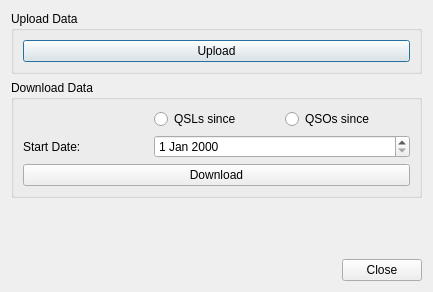
<?xml version="1.0" encoding="UTF-8"?>
<ui version="4.0">
 <class>LotwDialog</class>
 <widget class="QDialog" name="LotwDialog">
  <property name="geometry">
   <rect>
    <x>0</x>
    <y>0</y>
    <width>433</width>
    <height>292</height>
   </rect>
  </property>
  <property name="windowTitle">
   <string>Dialog</string>
  </property>
  <layout class="QVBoxLayout" name="verticalLayout">
   <item>
    <widget class="QGroupBox" name="groupBox_2">
     <property name="title">
      <string>Upload Data</string>
     </property>
     <layout class="QGridLayout" name="gridLayout">
      <item row="0" column="0">
       <widget class="QPushButton" name="uploadButton">
        <property name="text">
         <string>Upload</string>
        </property>
       </widget>
      </item>
     </layout>
    </widget>
   </item>
   <item>
    <widget class="QGroupBox" name="groupBox">
     <property name="title">
      <string>Download Data</string>
     </property>
     <layout class="QVBoxLayout" name="verticalLayout_2">
      <item>
       <layout class="QGridLayout" name="gridLayout_2">
        <item row="1" column="0">
         <widget class="QLabel" name="dateLabel">
          <property name="text">
           <string>Start Date:</string>
          </property>
         </widget>
        </item>
        <item row="0" column="1">
         <widget class="QRadioButton" name="qslRadioButton">
          <property name="text">
           <string>QSLs since</string>
          </property>
         </widget>
        </item>
        <item row="0" column="2">
         <widget class="QRadioButton" name="qsoRadioButton">
          <property name="text">
           <string>QSOs since</string>
          </property>
         </widget>
        </item>
        <item row="1" column="1" colspan="2">
         <widget class="QDateEdit" name="dateEdit"/>
        </item>
       </layout>
      </item>
      <item>
       <widget class="QPushButton" name="downloadButton">
        <property name="text">
         <string>Download</string>
        </property>
       </widget>
      </item>
     </layout>
    </widget>
   </item>
   <item>
    <spacer name="verticalSpacer">
     <property name="orientation">
      <enum>Qt::Vertical</enum>
     </property>
     <property name="sizeHint" stdset="0">
      <size>
       <width>20</width>
       <height>40</height>
      </size>
     </property>
    </spacer>
   </item>
   <item>
    <widget class="QDialogButtonBox" name="buttonBox">
     <property name="standardButtons">
      <set>QDialogButtonBox::Close</set>
     </property>
    </widget>
   </item>
  </layout>
 </widget>
 <resources/>
 <connections>
  <connection>
   <sender>uploadButton</sender>
   <signal>clicked()</signal>
   <receiver>LotwDialog</receiver>
   <slot>upload()</slot>
   <hints>
    <hint type="sourcelabel">
     <x>55</x>
     <y>176</y>
    </hint>
    <hint type="destinationlabel">
     <x>216</x>
     <y>202</y>
    </hint>
   </hints>
  </connection>
  <connection>
   <sender>downloadButton</sender>
   <signal>clicked()</signal>
   <receiver>LotwDialog</receiver>
   <slot>download()</slot>
   <hints>
    <hint type="sourcelabel">
     <x>216</x>
     <y>184</y>
    </hint>
    <hint type="destinationlabel">
     <x>216</x>
     <y>107</y>
    </hint>
   </hints>
  </connection>
  <connection>
   <sender>buttonBox</sender>
   <signal>rejected()</signal>
   <receiver>LotwDialog</receiver>
   <slot>reject()</slot>
   <hints>
    <hint type="sourcelabel">
     <x>216</x>
     <y>268</y>
    </hint>
    <hint type="destinationlabel">
     <x>216</x>
     <y>145</y>
    </hint>
   </hints>
  </connection>
 </connections>
 <slots>
  <slot>upload()</slot>
  <slot>download()</slot>
 </slots>
</ui>
